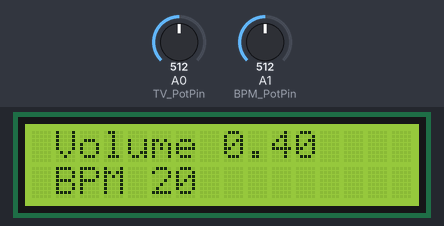
Bench run of a sketch on a simulated Arduino Uno, built with avr-gcc and run on an emulated ATmega328P. On the bench: 16×2 character LCD. Inputs (shaded band) come from the test bench; at power-on: A0 (TV_PotPin) = 512, A1 (BPM_PotPin) = 512. What the sketch prints to the serial monitor is not drawn.

Above: at 1.2 s.
1.3 s: A0 (TV_PotPin) set to 716
At 2.5 s:
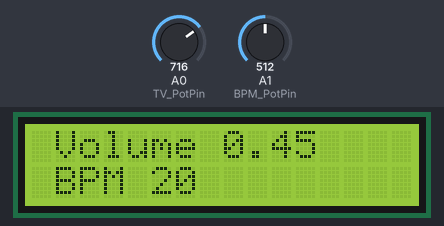
2.8 s: A1 (BPM_PotPin) set to 306
At 3.2 s:
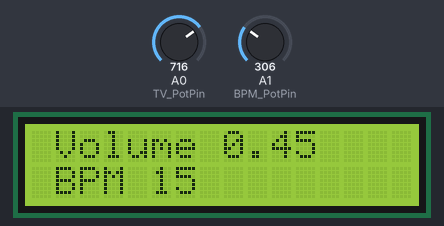
4.3 s: A1 (BPM_PotPin) set to 194
At 4.6 s:
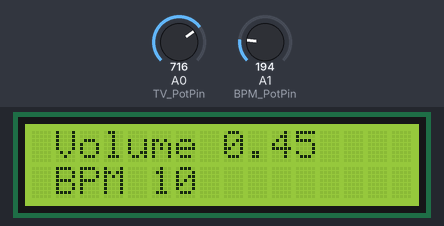
5.8 s: A0 (TV_PotPin) set to 900
At 6.9 s:
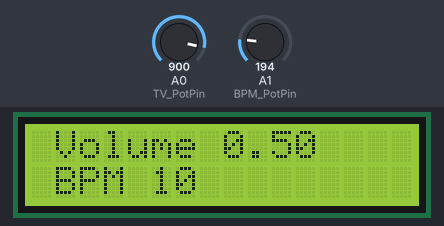
7.3 s: A1 (BPM_PotPin) set to 727
At 7.9 s:
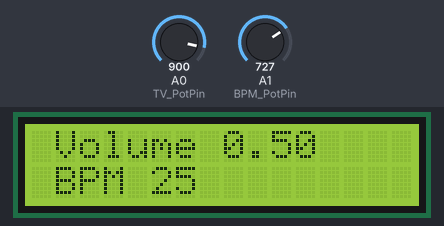
8.8 s: A0 (TV_PotPin) set to 245
At 9.4 s:
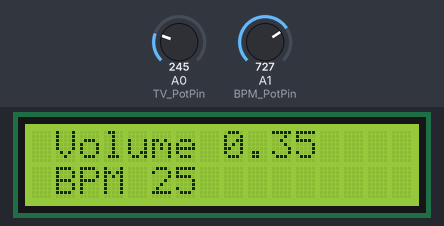
Timing chart, 0 to 11.3 s (numbered marks = the images above; inputs shaded):
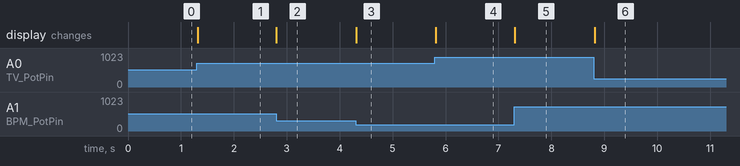

The sketch:

LCDTest_rev2.ino
```cpp
#include<LiquidCrystal.h>
#define TV_PotPin A0 // Pin for tidal volume selector switch
#define BPM_PotPin A1 // Pin for BPM selector switch
#define LCDContrastPin 6 // Pin for Contrast adjustment in LCD
LiquidCrystal lcd = LiquidCrystal(7, 8, 9, 10, 11, 12);// Create an LCD object. Parameters: (RS, E, D4, D5, D6, D7); Connect Pins accordingly

void setup() {
  Serial.begin(9600); // for debugging purpose only
  lcd.begin(16,2); // Specify no. of columns and rows
  pinMode(LCDContrastPin, OUTPUT);
  analogWrite(LCDContrastPin, 10);// needs to be changed as per reqmt between 0 to 255
  pinMode(TV_PotPin,INPUT);
  pinMode(BPM_PotPin,INPUT);
}

void loop() {
    int Volumepotval = analogRead(TV_PotPin); // to read Tidal volume pot value
    float TidalVolume  = vtidalVal(Volumepotval); // calls function vtidalVal to determine selected setting of Tidal Volume from pot value (int); returns float value in Litres
    lcd.setCursor(1, 0);
    lcd.print("Volume ");
    lcd.setCursor(8, 0);
    lcd.print(TidalVolume);
    Serial.println(TidalVolume);

    int BPMpotval = analogRead(BPM_PotPin); // to read BPM pot value
    int BPMval = getBPMVal(BPMpotval); // calls function to get selected BPM val, int value is returened for int input
    lcd.setCursor(1, 1);
    lcd.print("BPM ");
    lcd.setCursor(5, 1);
    lcd.print(BPMval);
    Serial.println(BPMval);
}

float vtidalVal(int Volume){
  float result;
  if(Volume<255){
    result = 0.35;
    //Serial.println("Tidal Volume = 350 ml");
    }
  else if (255<Volume && Volume<513){
    result = 0.40;
    //Serial.println("Tidal Volume = 400 ml");
    }
  else if (512<Volume && Volume<770){
    result = 0.45;
    //Serial.println("Tidal Volume = 450 ml");
    }
  else{
    result = 0.50;
    //Serial.println("Tidal Volume = 500 ml");
    }
  //Serial.print(result);
  return result;
  }


int getBPMVal(int BPM){
  int temp;
  if(BPM<205){
    temp = 10;
    //Serial.println("BPM = 10");
    }
  else if (204<BPM && BPM<512){
    temp = 15;
    //Serial.println("BPM = 15");
    }
  else if (511<BPM && BPM<718){
    temp = 20;
    //Serial.println("BPM = 20");
    }
  else if (717<BPM && BPM<924){
    temp = 25;
    //Serial.println("BPM = 25");
    }
  else{
    temp = 30 ;
    //Serial.println("BPM = 30");
    }
  return temp;
  }
```

Measured:
- after the input at 1.3 s, the display: changes at once (image 1)
- after the input at 2.8 s, the display: changes at once (image 2)
- after the input at 4.3 s, the display: changes at once (image 3)
- after the input at 5.8 s, the display: changes at once (image 4)
- after the input at 7.3 s, the display: changes at once (image 5)
- after the input at 8.8 s, the display: changes at once (image 6)
